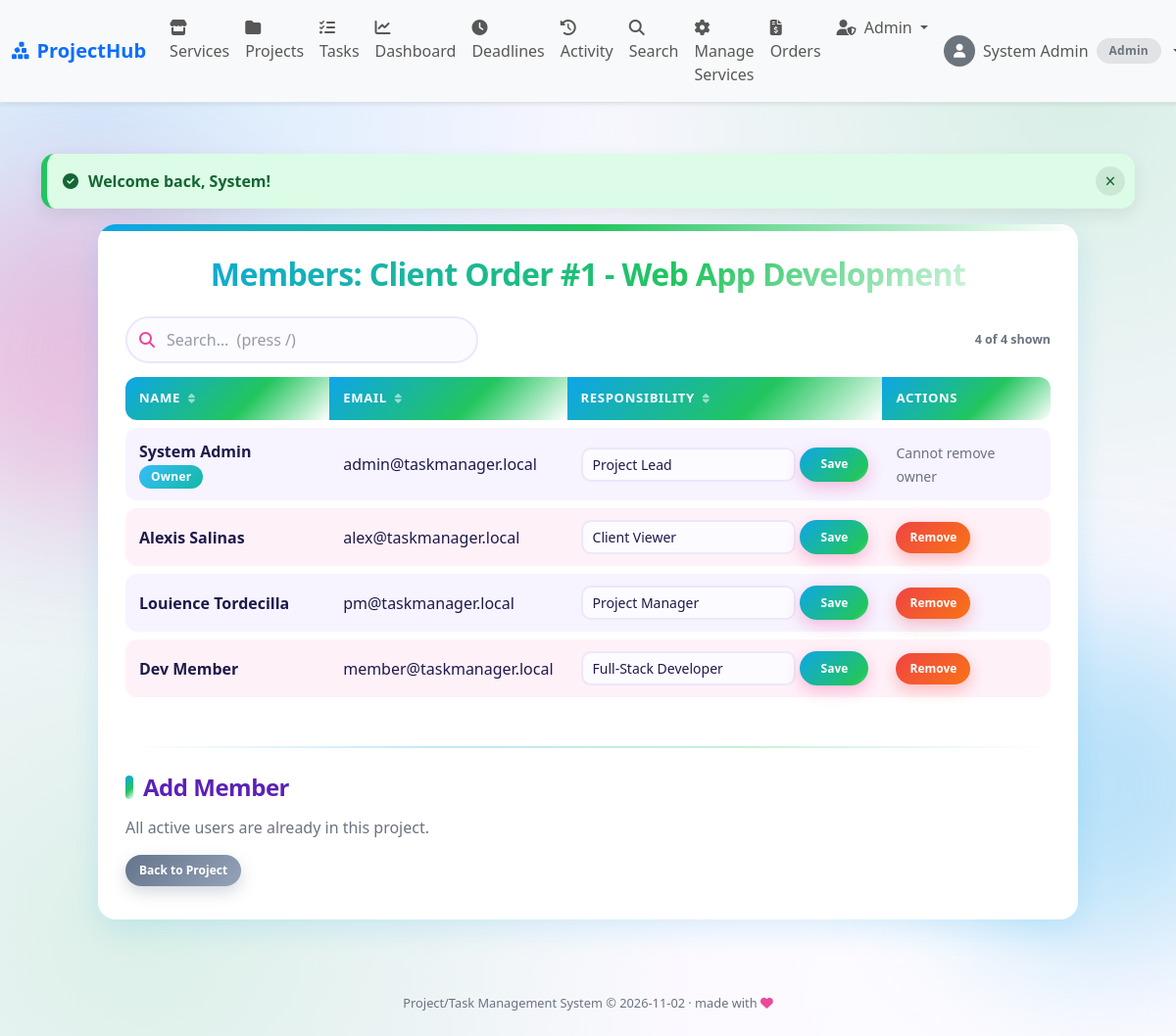
The page /projects/members.php?project_id=1 (signed in) on the database its author committed.
### tables this page shows
CREATE TABLE IF NOT EXISTS project_members (
  project_member_id INT AUTO_INCREMENT PRIMARY KEY,
  project_id        INT NOT NULL,
  user_id           INT NOT NULL,
  responsibility    VARCHAR(100) NOT NULL DEFAULT 'Member',
  added_at          TIMESTAMP DEFAULT CURRENT_TIMESTAMP,
  UNIQUE KEY uq_project_user (project_id, user_id),
  FOREIGN KEY (project_id) REFERENCES projects(project_id) ON DELETE CASCADE,
  FOREIGN KEY (user_id)    REFERENCES users(user_id)
);

CREATE TABLE IF NOT EXISTS users (
  user_id     INT AUTO_INCREMENT PRIMARY KEY,
  first_name  VARCHAR(50)  NOT NULL,
  last_name   VARCHAR(50)  NOT NULL,
  email       VARCHAR(100) NOT NULL UNIQUE,
  password    VARCHAR(255) NOT NULL,
  role        ENUM('admin','project_manager','member','customer') NOT NULL DEFAULT 'customer',
  photo       VARCHAR(255) NULL,
  status      ENUM('active','inactive') NOT NULL DEFAULT 'active',
  created_at  TIMESTAMP DEFAULT CURRENT_TIMESTAMP
);

### projects/members.php (the view, shortened to what this page needs)
<?php
include('../includes/config.php');
include('../includes/functions.php');
$project_id = (int)($_GET['project_id'] ?? 0);
$project = get_project($conn, $project_id);
$members = db_select(
    $conn,
    "SELECT u.user_id, u.first_name, u.last_name, u.email, u.status, pm.responsibility
     FROM project_members pm
     INNER JOIN users u ON u.user_id = pm.user_id
     WHERE pm.project_id = ?
     ORDER BY pm.added_at ASC",
    'i',
    [$project_id]
);
$available = db_select(
    $conn,
    "SELECT user_id, first_name, last_name, email, role
     FROM users
     WHERE status = 'active'
       AND user_id NOT IN (SELECT user_id FROM project_members WHERE project_id = ?)
     ORDER BY last_name ASC, first_name ASC",
    'i',
    [$project_id]
);
include('../includes/header.php');
?>
<div class="table-card">
  <h2>Members: <?php echo e($project['project_name']); ?></h2>
  <div class="table-responsive">
    <table class="table align-middle" width="100%" cellpadding="6" cellspacing="0">
      <thead>
        <tr>
          <th>Name</th>
          <th>Email</th>
          <th>Responsibility</th>
          <th>Actions</th>
        </tr>
      </thead>
      <tbody>
        <?php
        $b = 0;
        foreach ($members as $m) {
            $bg_color = ($b++ % 2 == 1) ? 'odd' : 'even';
            $is_owner = ($m['user_id'] == $project['created_by']);
            echo '<tr class="' . $bg_color . '">';
            echo '<td>' . e($m['first_name'] . ' ' . $m['last_name'])
                . ($m['status'] === 'inactive' ? ' <span class="badge text-bg-secondary">Inactive</span>' : '')
                . ($is_owner ? ' <span class="badge text-bg-info">Owner</span>' : '') . '</td>';
            echo '<td>' . e($m['email']) . '</td>';
            echo '<td>';
            echo '<form method="POST" action="member_update.php" class="d-flex gap-1">';
            echo '<input type="text" class="form-control form-control-sm" name="responsibility" maxlength="100" value="' . e($m['responsibility']) . '" required>';
            echo '<button type="submit">Save</button>';
            echo '</form>';
            echo '</td>';
            echo '<td>';
            if (!$is_owner) {
                echo '<form method="POST" action="member_remove.php" onsubmit="return confirm(\'Remove this member from the project?\');">';
                echo '<button type="submit" class="button-danger">Remove</button>';
                echo '</form>';
            } else {
                echo '<span class="text-muted small">Cannot remove owner</span>';
            }
            echo '</td>';
            echo '</tr>';
        }
        ?>
      </tbody>
    </table>
  </div>
  <hr>
  <h4>Add Member</h4>
  <?php if (count($available) === 0) { ?>
    <p class="text-muted">All active users are already in this project.</p>
  <?php } ?>
  <a href="view.php?project_id=<?php echo $project_id; ?>" class="button button-secondary">Back to Project</a>
</div>
<?php include('../includes/footer.php'); ?>

### rows shown on the page
project_members: user.last_name "System Admin", shows "Owner", user.email "admin@taskmanager.local", responsibility "Project Lead", shows "Cannot remove owner"
project_members: user.last_name "Alexis Salinas", user.email "alex@taskmanager.local", responsibility "Client Viewer"
project_members: user.last_name "Louience Tordecilla", user.email "pm@taskmanager.local", responsibility "Project Manager"
project_members: user.last_name "Dev Member", user.email "member@taskmanager.local", responsibility "Full-Stack Developer"

### other values the page prints
$nav_name "System Admin"
role_label($cur_role) "Admin"
$f['msg'] "Welcome back, System!"
$date "2026-11-02"
